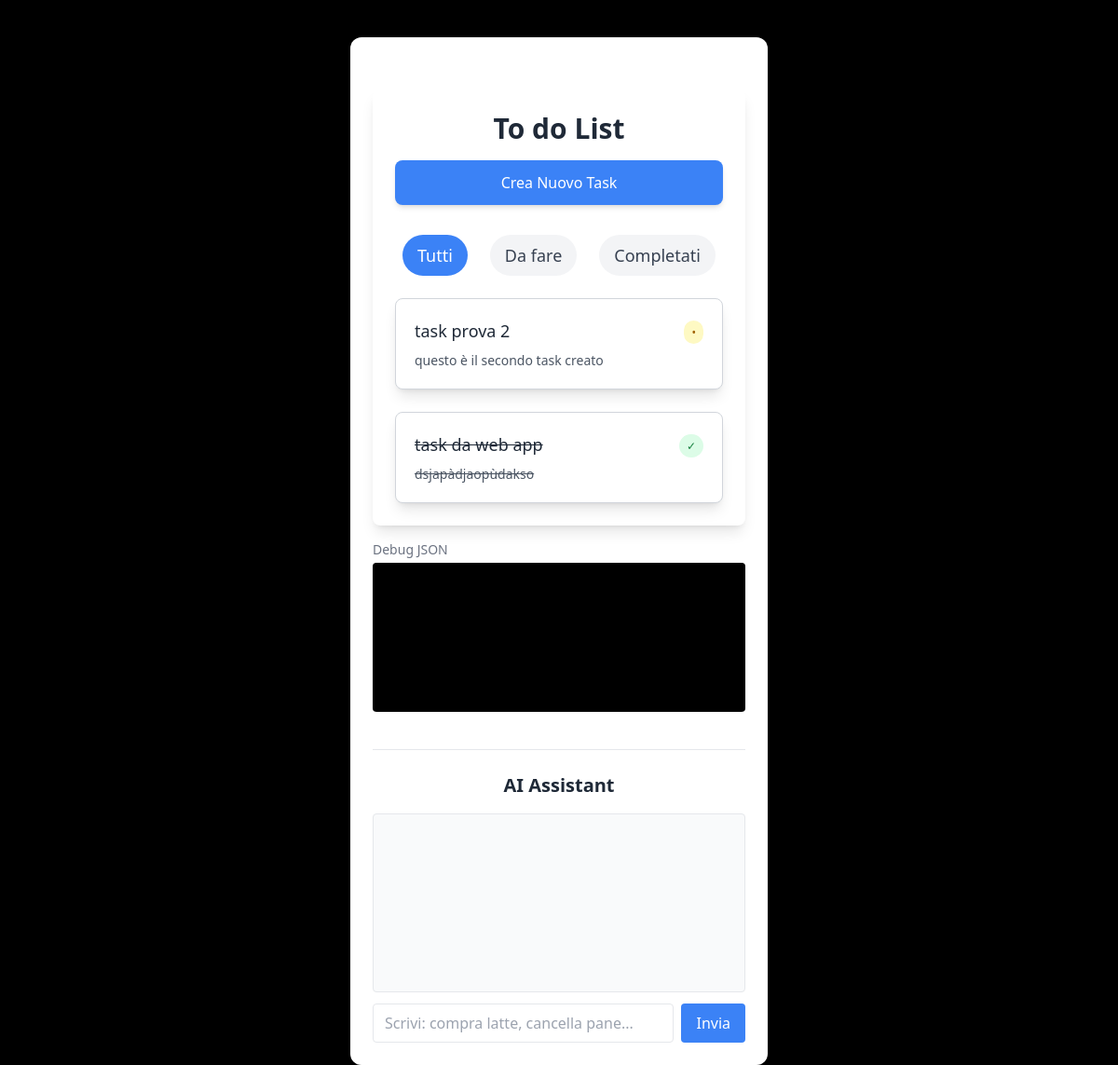
The app's page /, older data.
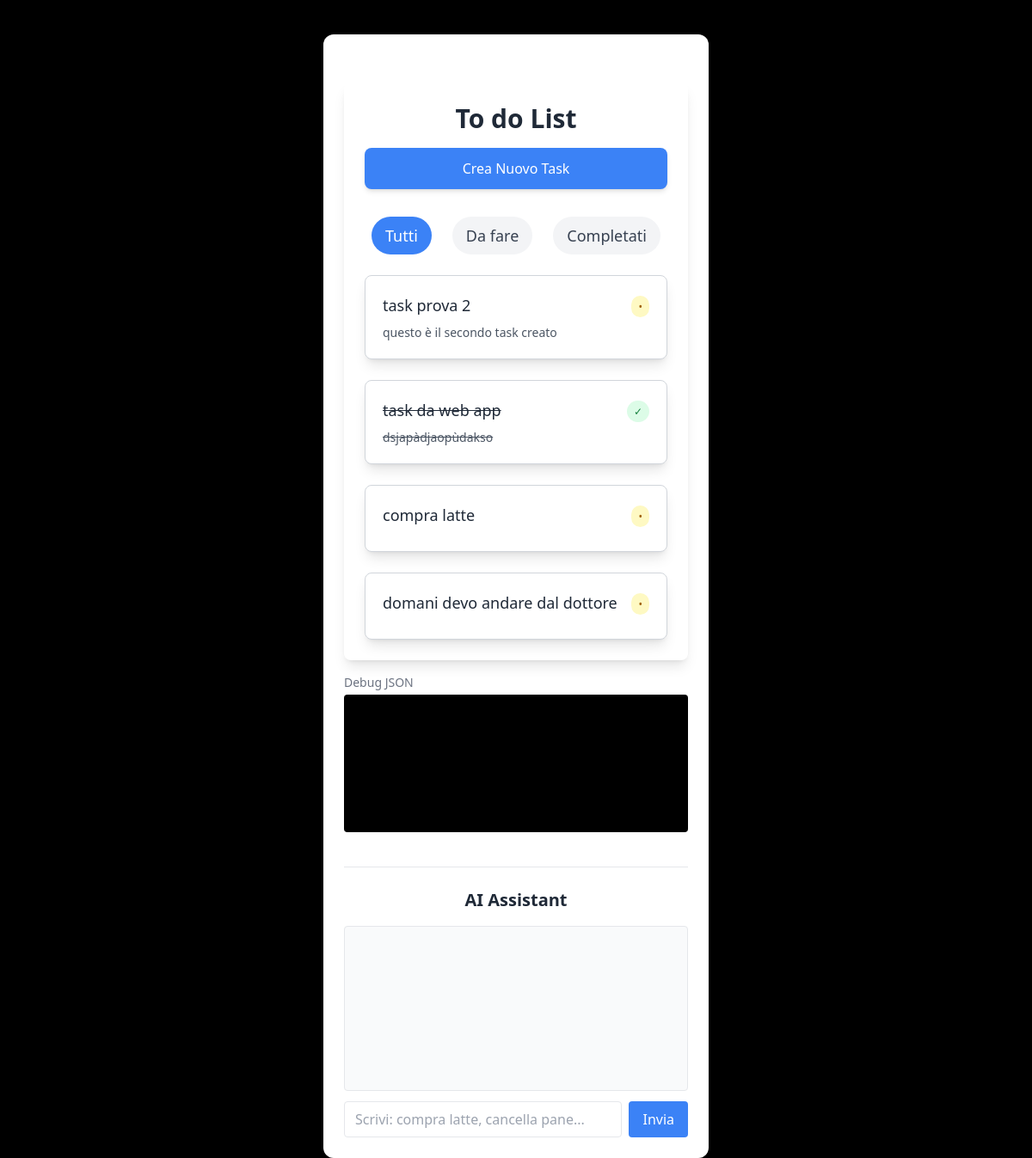
The same page, newer data.
### tasks/models.py (models this page shows, shortened)
class Task(models.Model):
    author = models.ForeignKey(settings.AUTH_USER_MODEL, on_delete=models.CASCADE)
    title = models.CharField(max_length=200)
    description = models.TextField()
    completed = models.BooleanField(default=False)
    expiration_date = models.DateTimeField(blank=True, null=True)
    created_date = models.DateTimeField(default=timezone.now)
    published_date = models.DateTimeField(blank=True, null=True)

### tasks/views.py (the view)
# urls.py: path('', task_list, name= "task_list"),
def task_list(request):
    filter_param = request.GET.get('filter', 'all')
    if filter_param == 'completed':
        tasks = Task.objects.filter(completed=True)
    elif filter_param == 'incomplete':
        tasks = Task.objects.filter(completed=False)
    else:
        tasks = Task.objects.all()
    return render(request, 'tasks.html', {'tasks': tasks, 'filter_param': filter_param})

### tasks/templates/tasks.html (shortened to what this page needs)
{% extends "base.html" %}
{% block content %}
    <div class="max-w-3xl mx-auto p-6 bg-white shadow-lg rounded-lg mt-8">
        <h1 class="text-3xl font-semibold text-gray-800 mb-4 text-center">To do List</h1>
        <form method="POST" action="{% url 'create_task' %}" class="mb-8">
            <button type="submit" class="w-full py-3 px-6 rounded-lg font-medium transition bg-blue-500 hover:bg-blue-600 text-white shadow-md transform hover:scale-105">
                Crea Nuovo Task
            </button>
        </form>
        <div class="flex justify-center space-x-6 mb-6">
    <a href="?filter=all"
       class="px-4 py-2 text-lg font-medium rounded-full transition-colors duration-300
              {% if filter_param == 'all' %}bg-blue-500 text-white border-blue-500{% else %}bg-gray-100 text-gray-700 border-gray-300 hover:bg-blue-100{% endif %}">
        Tutti
    </a>
    <a href="?filter=incomplete"
       class="px-4 py-2 text-lg font-medium rounded-full transition-colors duration-300
              {% if filter_param == 'incomplete' %}bg-blue-500 text-white border-blue-500{% else %}bg-gray-100 text-gray-700 border-gray-300 hover:bg-blue-100{% endif %}">
        Da fare
    </a>
    <a href="?filter=completed"
       class="px-4 py-2 text-lg font-medium rounded-full transition-colors duration-300
              {% if filter_param == 'completed' %}bg-blue-500 text-white border-blue-500{% else %}bg-gray-100 text-gray-700 border-gray-300 hover:bg-blue-100{% endif %}">
        Completati
    </a>
</div>
        <div class="space-y-6">
            {% for task in tasks %}
                <a href="{% url 'task' task.id %}" class="block p-5 rounded-lg border border-gray-300 bg-white hover:bg-gray-50 transition shadow-lg hover:shadow-2xl">
                    <div class="flex justify-between items-center">
                        <span class="font-medium text-lg text-gray-800 {% if task.completed %}line-through text-gray-400{% endif %}">
                            {{ task.title }}
                        </span>
                        <div>
                            {% if task.completed %}
                                <span class="px-2 py-1 text-xs rounded-full bg-green-100 text-green-700">✓</span>
                            {% else %}
                                <span class="px-2 py-1 text-xs rounded-full bg-yellow-100 text-yellow-700">•</span>
                            {% endif %}
                        </div>
                    </div>
                    <p class="text-sm text-gray-600 mt-2 {% if task.completed %}line-through text-gray-400{% endif %}">
                        {{ task.description }}
                    </p>
                </a>
            {% empty %}
                <p class="text-gray-500 text-center">Nessun task ancora.</p>
            {% endfor %}
        </div>
    </div>
    <div class="mt-4">
    <h3 class="text-sm text-gray-500 mb-1">Debug JSON</h3>
    <pre id="debug-box" class="bg-black text-green-400 text-xs p-3 rounded h-40 overflow-y-auto"></pre>
</div>
    <div class="mt-10 border-t pt-6">
    <h2 class="text-xl font-semibold mb-4 text-gray-800 text-center">AI Assistant</h2>
    <div id="chat-box" class="h-48 overflow-y-auto border rounded p-3 mb-3 bg-gray-50 text-sm">
    </div>
    <div class="flex gap-2">
        <input
            id="chat-input"
            type="text"
            placeholder="Scrivi: compra latte, cancella pane..."
            class="flex-1 border rounded px-3 py-2 focus:outline-none focus:ring-2 focus:ring-blue-400"
        >
        <button
            onclick="sendMessage()"
            class="bg-blue-500 hover:bg-blue-600 text-white px-4 py-2 rounded transition"
        >
            Invia
        </button>
    </div>
</div>
{% endblock %}

Row changes from the older to the newer data that the page shows:
added Task: title "compra latte"
added Task: title "domani devo andare dal dottore"
